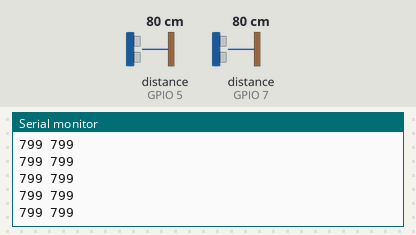
Bench run of a sketch on a simulated ESP32-S3. Parts: the last lines printed to the serial monitor. Wiring (inferred from the names in the program): 2 × ultrasonic range finder: trigger GPIO 4, echo GPIO 5 / trigger GPIO 6, echo GPIO 7. Inputs (shaded band) come from the test bench; at power-on: distance to the obstacle (sensors on GPIO 5, GPIO 7) 80 cm. The echo pulse lasts 58.3 µs per cm; WiFi joins after 1.5 s; servers stay silent unless stated.

Above: at 1.2 s.
1.3 s: distance to the obstacle (sensor on GPIO 5) set to 2 cm
At 1.4 s:
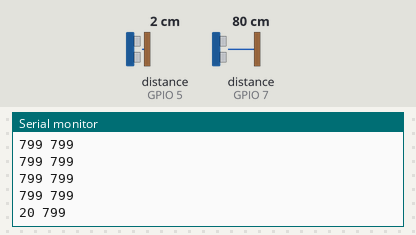
3.0 s: distance to the obstacle (sensor on GPIO 7) set to 2 cm
At 3.03 s:
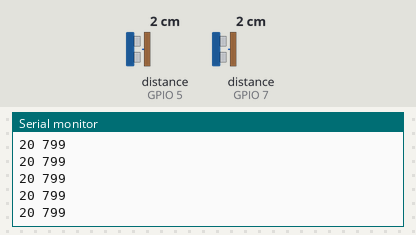
4.5 s: distance to the obstacle (sensor on GPIO 5) set to 4 cm
At 4.54 s:
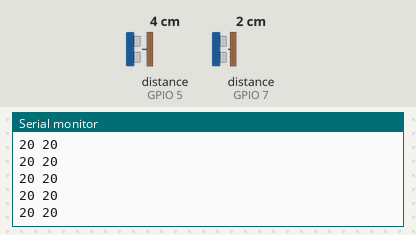
6.0 s: distance to the obstacle (sensor on GPIO 7) set to 4 cm
At 6.04 s:
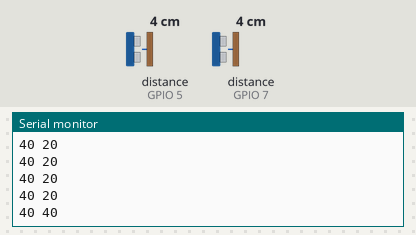
Timing chart, 0 to 8.5 s (numbered marks = the images above; inputs shaded):
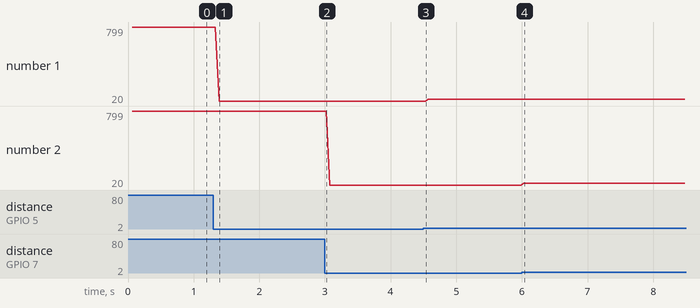

Measured:
- after the input at 1.3 s, the serial monitor: prints a new line after 0.09 s (image 1)
- after the input at 6.0 s, the serial monitor: prints a new line at once (image 4)
- plotted number 1: 799 → 20 after the input at 1.3 s, 20 → 40 after the input at 4.5 s

The sketch:

firmware.ino
```cpp
// Reads two HC-SR04 sensors at right angles in turn (docs/apparatus.jpeg) and sends each pair of distances to
// server.py over WiFi as one UDP packet, "<x mm> <y mm>", -1 for no echo. The same line goes to the USB serial port.
#include <WiFi.h>
#include <WiFiUdp.h>

#if !__has_include("config.h")
#error "copy firmware/config.example.h to firmware/config.h and fill in your WiFi, computer address and pins"
#endif
#include "config.h"

WiFiUDP udp;

int readMm(int trig, int echo) {
  digitalWrite(trig, HIGH);
  delayMicroseconds(10);
  digitalWrite(trig, LOW);
  // ~5.8 us of echo per mm of distance, plus up to ~3 ms before some modules raise ECHO
  unsigned long us = pulseIn(echo, HIGH, MAX_MM * 6 + 3000);
  return us ? us * 343 / 2000 : -1;  // sound at 343 m/s (20 °C), there and back
}

void setup() {
  Serial.begin(115200);
  // keep Serial's default TX timeout: with 0, core 3.3.5 retries forever once no serial monitor reads the port
  pinMode(TRIG_X, OUTPUT);
  pinMode(TRIG_Y, OUTPUT);
  pinMode(ECHO_X, INPUT);
  pinMode(ECHO_Y, INPUT);
  WiFi.mode(WIFI_STA);
  WiFi.setSleep(false);  // power saving delays packets
  WiFi.begin(WIFI_SSID, WIFI_PASSWORD);  // reconnects by itself if the network drops
}

void loop() {
  int x = readMm(TRIG_X, ECHO_X);
  delay(PING_GAP_MS);
  int y = readMm(TRIG_Y, ECHO_Y);
  delay(PING_GAP_MS);

  char msg[24];
  int n = snprintf(msg, sizeof msg, "%d %d", x, y);
  static bool online = false;
  if (online != (WiFi.status() == WL_CONNECTED)) {
    online = !online;
    if (online) Serial.printf("WiFi up, %s sending to %s:%d\n", WiFi.localIP().toString().c_str(), SERVER_IP, SERVER_PORT);
    else Serial.println("WiFi down, retrying");
  }
  if (online) {
    udp.beginPacket(SERVER_IP, SERVER_PORT);
    udp.write((const uint8_t *)msg, n);
    udp.endPacket();
  }
  Serial.println(msg);
}
```

config.example.h
```cpp
// Copy to config.h (gitignored, so your WiFi password stays out of git) and fill in. Reflash after editing.

// WiFi network the ESP32 joins; 2.4 GHz only
#define WIFI_SSID     "your-network"
#define WIFI_PASSWORD "your-password"

// The computer running server.py: its address on that network (`ip route get 1.1.1.1` shows it after "src"),
// and [esp32] udp_port in config.toml
#define SERVER_IP     "192.168.1.10"
#define SERVER_PORT   8001

// HC-SR04 pins, named after what each sensor measures (docs/apparatus.jpeg):
// X is the sensor on the Y axis, facing along x (the drawing's "Y-Axis Sensor");
// Y is the sensor on the X axis, facing along y (the drawing's "X-Axis Sensor").
// The HC-SR04 needs 5 V and its ECHO output is 5 V, too much for an ESP32-S3 pin: put a divider between each ECHO
// and its pin (1 kΩ from ECHO to the pin, 2 kΩ from the pin to GND). TRIG works from 3.3 V.
// Avoid strapping pins (0, 3, 45, 46), USB (19, 20) and flash/PSRAM pins (26-37).
#define TRIG_X 4
#define ECHO_X 5
#define TRIG_Y 6
#define ECHO_Y 7

#define MAX_MM 600       // echoes from farther count as none (-1); a shorter wait gives more points per second
#define PING_GAP_MS 25   // pause after each ping: the beams cross, so one sensor's echo can reach the other
```
